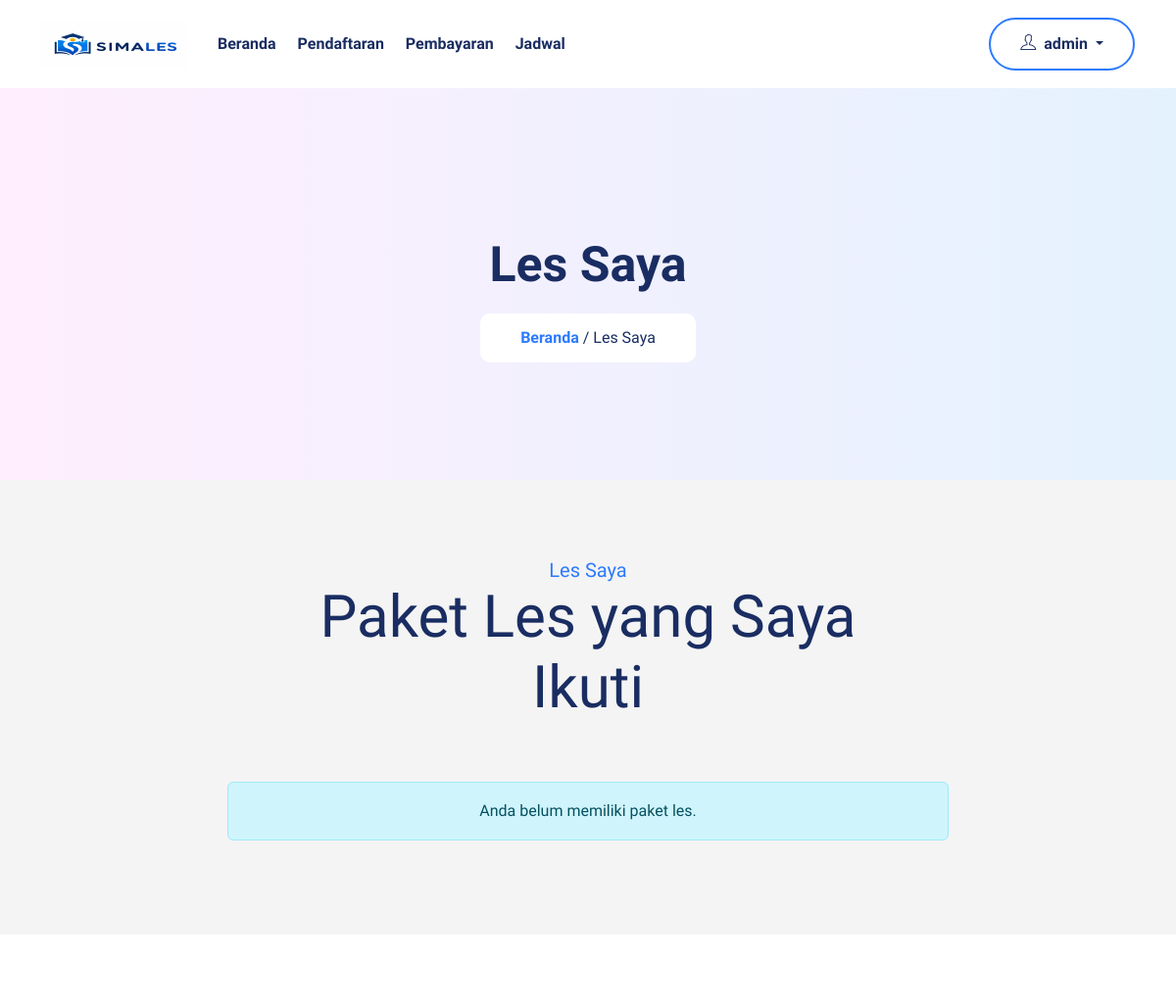
The app's page /les-saya/ (signed in, upper part), older data.
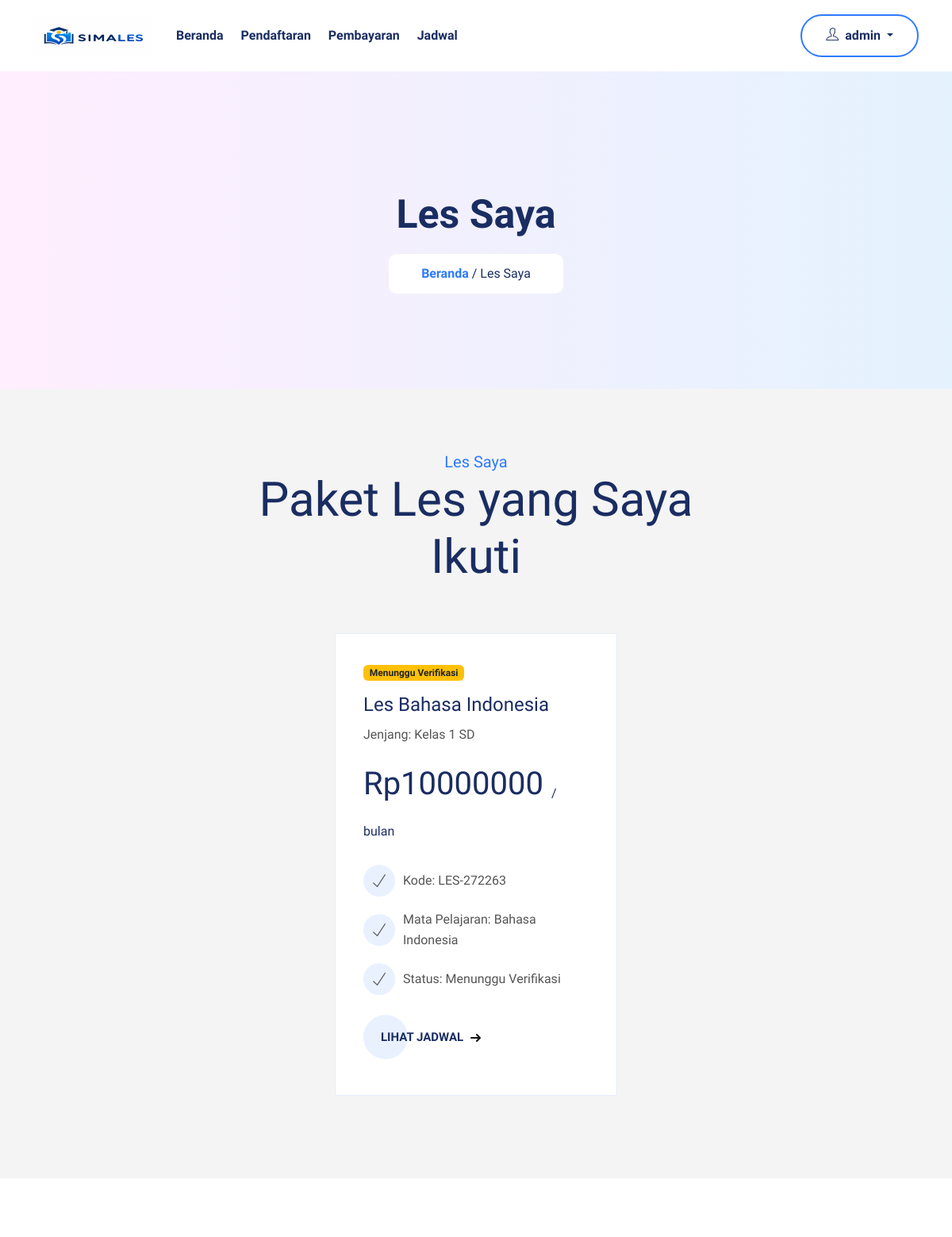
The same page, newer data.
### les/models.py (models this page shows, shortened)
class Pendaftaran(models.Model):
    STATUS = (
        ('MENUNGGU_PEMBAYARAN', 'Menunggu Pembayaran'),
        ('MENUNGGU_VERIFIKASI', 'Menunggu Verifikasi'),
        ('AKTIF', 'Aktif'),
        ('DITOLAK', 'Ditolak'),
        ('SELESAI', 'Selesai'),
    )
    kode_pendaftaran = models.CharField(
        max_length=30,
        unique=True
    )
    siswa = models.ForeignKey(
        Siswa,
        on_delete=models.CASCADE,
        related_name='pendaftaran'
    )
    paket = models.ForeignKey(
        PaketLes,
        on_delete=models.CASCADE,
        related_name='pendaftaran'
    )
    tanggal_daftar = models.DateTimeField(auto_now_add=True)
    status = models.CharField(
        max_length=30,
        choices=STATUS,
        default='MENUNGGU_PEMBAYARAN'
    )
    catatan = models.TextField(blank=True, null=True)
    class Meta:
        ordering = ['-tanggal_daftar']
        verbose_name_plural = 'Pendaftaran'

class PaketLes(models.Model):
    jenjang = models.ForeignKey(
        Jenjang,
        on_delete=models.CASCADE,
        related_name='paket_les'
    )
    mata_pelajaran = models.ForeignKey(
        MataPelajaran,
        on_delete=models.CASCADE,
        related_name='paket_les'
    )
    nama_paket = models.CharField(max_length=150)
    biaya = models.DecimalField(
        max_digits=12,
        decimal_places=2
    )
    deskripsi = models.TextField(
        blank=True,
        null=True
    )
    aktif = models.BooleanField(default=True)
    created_at = models.DateTimeField(auto_now_add=True)
    class Meta:
        ordering = ['nama_paket']
        verbose_name_plural = 'Paket Les'

class Jenjang(models.Model):
    nama = models.CharField(max_length=100)
    aktif = models.BooleanField(default=True)
    class Meta:
        ordering = ['nama']
        verbose_name_plural = 'Jenjang'

class MataPelajaran(models.Model):
    nama = models.CharField(max_length=100)
    aktif = models.BooleanField(default=True)
    class Meta:
        ordering = ['nama']
        verbose_name_plural = 'Mata Pelajaran'

### les/views.py (the view)
# urls.py: path('les-saya/', v.les_saya, name='les_saya'),
@login_required
def les_saya(request):
    try:
        siswa = request.user.siswa
        pendaftaran_list = Pendaftaran.objects.filter(
            siswa=siswa
        ).select_related(
            'paket',
            'paket__jenjang',
            'paket__mata_pelajaran'
        )
    except:
        pendaftaran_list = []
    context = {
        'pendaftaran_list': pendaftaran_list
    }
    return render(request, 'les_saya.html', context)

### les/templates/les_saya.html (shortened to what this page needs)
<!DOCTYPE html>
<html lang="en">
	<head>
		{% load static %}
    <link rel="stylesheet" href="{% static 'assets/bootstrap/css/bootstrap.min.css' %}" />
    <link rel="stylesheet" href="{% static 'assets/webfonts/themify-icons.css' %}" />
    <link rel="stylesheet" href="{% static 'assets/css/all.min.css' %}" />
    <link rel="stylesheet" href="{% static 'assets/owlcarousel/css/owl.carousel.css' %}" />
    <link rel="stylesheet" href="{% static 'assets/owlcarousel/css/owl.theme.css' %}" />
    <link rel="stylesheet" href="{% static 'assets/css/slicknav.css' %}" />
    <link rel="stylesheet" href="{% static 'assets/css/magnific-popup.css' %}" />
    <link rel="stylesheet" href="{% static 'assets/css/jquery-simple-mobilemenu.css' %}" />
    <link rel="stylesheet" href="{% static 'assets/css/animate.css' %}" />
    <link rel="stylesheet" href="{% static 'assets/css/style.css' %}" />
</head>
<body>
	<div class="top_header_banner">
		{% include "partials/navbar.html" %}
		<section class="section-top">
			<div class="container">
				<div class="col-lg-10 offset-lg-1 text-center">
					<div class="section-top-title wow fadeInRight" data-wow-duration="1s" data-wow-delay="0.3s" data-wow-offset="0">
						<h1>Les Saya</h1>
						<ul>
							<li><a href="{% url 'home' %}">Beranda</a></li>
							<li> / Les Saya</li>
						</ul>
					</div>
				</div>
			</div>
		</section>
		</div>
<section class="pricing-area section-padding">
    <div class="container">
        <div class="section-title text-center">
            <h4>Les Saya</h4>
            <h1>Paket Les yang Saya Ikuti</h1>
        </div>
        <div class="row justify-content-center">
            {% for pendaftaran in pendaftaran_list %}
            <div class="col-lg-4 col-md-6 mb-4">
                <div class="single-pricing-card h-100">
                    {% if pendaftaran.status == 'AKTIF' %}
                        <span class="badge bg-success mb-3">
                            {{ pendaftaran.get_status_display }}
                        </span>
                    {% elif pendaftaran.status == 'MENUNGGU_VERIFIKASI' %}
                        <span class="badge bg-warning text-dark mb-3">
                            {{ pendaftaran.get_status_display }}
                        </span>
                    {% elif pendaftaran.status == 'DITOLAK' %}
                        <span class="badge bg-danger mb-3">
                            {{ pendaftaran.get_status_display }}
                        </span>
                    {% else %}
                        <span class="badge bg-secondary mb-3">
                            {{ pendaftaran.get_status_display }}
                        </span>
                    {% endif %}
                    <h3>{{ pendaftaran.paket.nama_paket }}</h3>
                    <p>
                        Jenjang:
                        {{ pendaftaran.paket.jenjang.nama }}
                    </p>
                    <h1>
                        Rp{{ pendaftaran.paket.biaya|floatformat:0 }}
                        <sub>/ bulan</sub>
                    </h1>
                    <ul class="list-unstyled ps-0 list">
                        <li class="d-flex align-items-center">
                            <i class="ti-check"></i>
                            Kode:
                            {{ pendaftaran.kode_pendaftaran }}
                        </li>
                        <li class="d-flex align-items-center">
                            <i class="ti-check"></i>
                            Mata Pelajaran:
                            {{ pendaftaran.paket.mata_pelajaran.nama }}
                        </li>
                        <li class="d-flex align-items-center">
                            <i class="ti-check"></i>
                            Status:
                            {{ pendaftaran.get_status_display }}
                        </li>
                    </ul>
                    <a href="{% url 'jadwal' %}" class="cta">
                        <span>Lihat Jadwal</span>
                        <svg width="13px" height="10px" viewBox="0 0 13 10">
                            <path d="M1,5 L11,5"></path>
                            <polyline points="8 1 12 5 8 9"></polyline>
                        </svg>
                    </a>
                </div>
            </div>
            {% empty %}
            <div class="col-lg-8">
                <div class="alert alert-info text-center">
                    Anda belum memiliki paket les.
                </div>
            </div>
            {% endfor %}
        </div>
    </div>
</section>
<div class="footer section-padding">
</div>
</body>
</html>

### les/templates/partials/navbar.html (shortened to what this page needs)
{% load static %}
<div id="navigation" class="navbar-light bg-faded site-navigation">
  <div class="container">
    <div class="row">
      <div class="col-20 align-self-center">
        <div class="site-logo">
          <a href="{% url 'home' %}">
            <img src="{% static 'assets/images/simales2.png' %}" alt="SIMALES" />
          </a>
        </div>
      </div>
      <div class="col-60 d-flex">
        <nav id="main-menu">
          <ul>
            <li>
              <a href="{% url 'home' %}">Beranda</a>
            </li>
            <li>
              <a href="{% url 'daftar' %}">Pendaftaran</a>
            </li>
            {% if user.is_authenticated %}
              <li>
                <a href="{% url 'bayar' %}">Pembayaran</a>
              </li>
              <li>
                <a href="{% url 'jadwal' %}">Jadwal</a>
              </li>
            {% endif %}
          </ul>
        </nav>
      </div>
      <div class="col-30 d-none d-xl-block text-end align-self-center">
        {% if user.is_authenticated %}
          <div class="dropdown d-inline-block">
            <button class="btn_two dropdown-toggle"
                    type="button"
                    id="userDropdown"
                    data-bs-toggle="dropdown"
                    aria-expanded="false">
              <i class="ti-user me-1"></i>
              {{ user.username }}
            </button>
          </div>
        {% endif %}
      </div>
    </div>
  </div>
</div>

Row changes from the older to the newer data that the page shows:
added Pendaftaran: status "Menunggu Verifikasi", paket.nama_paket "Les Bahasa Indonesia", paket.jenjang.nama "Kelas 1 SD", paket.biaya "10000000", kode_pendaftaran "LES-272263", paket.mata_pelajaran.nama "Bahasa Indonesia"
Text that changed along with them:
text no longer shown: "Anda belum memiliki paket les."
